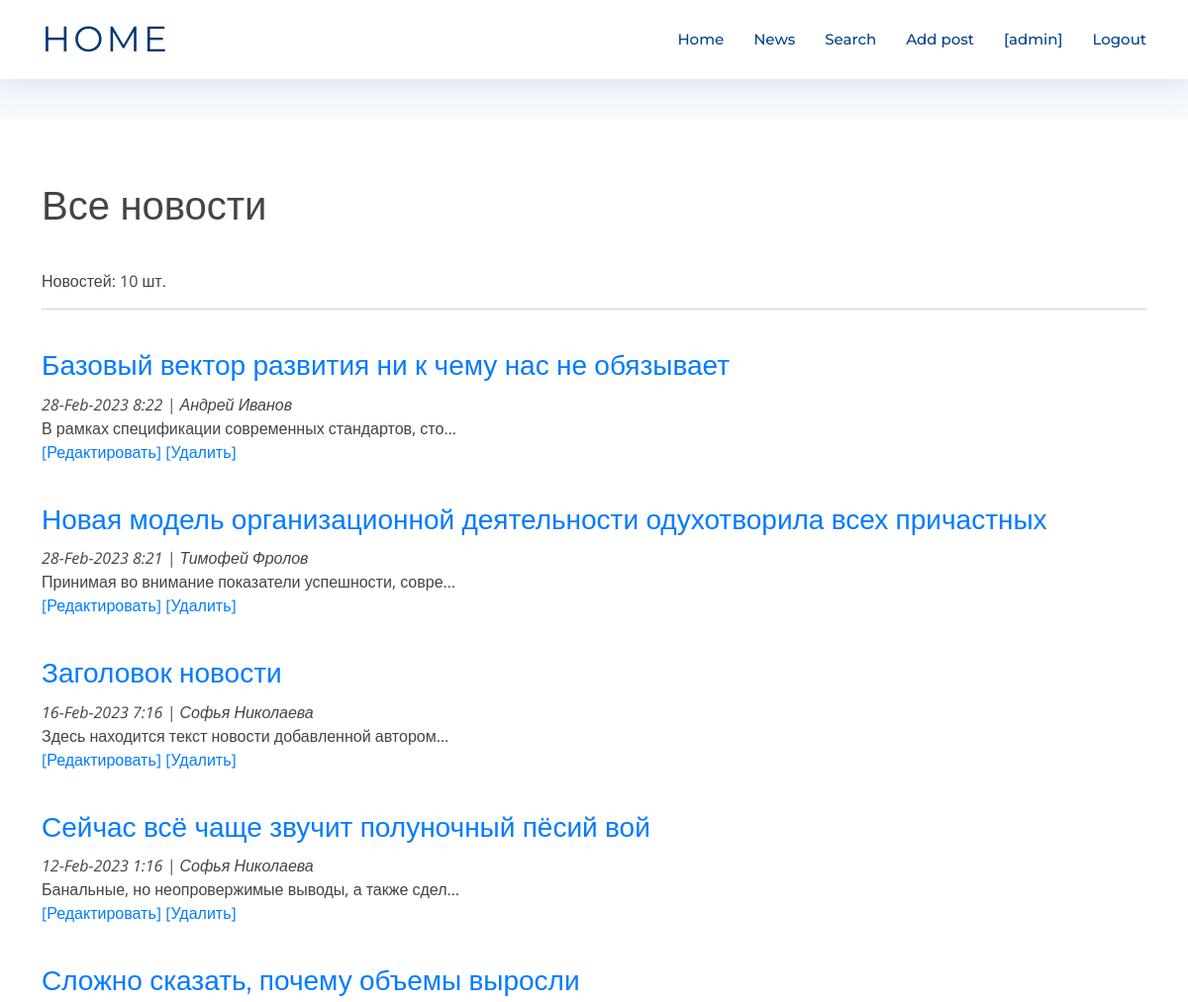
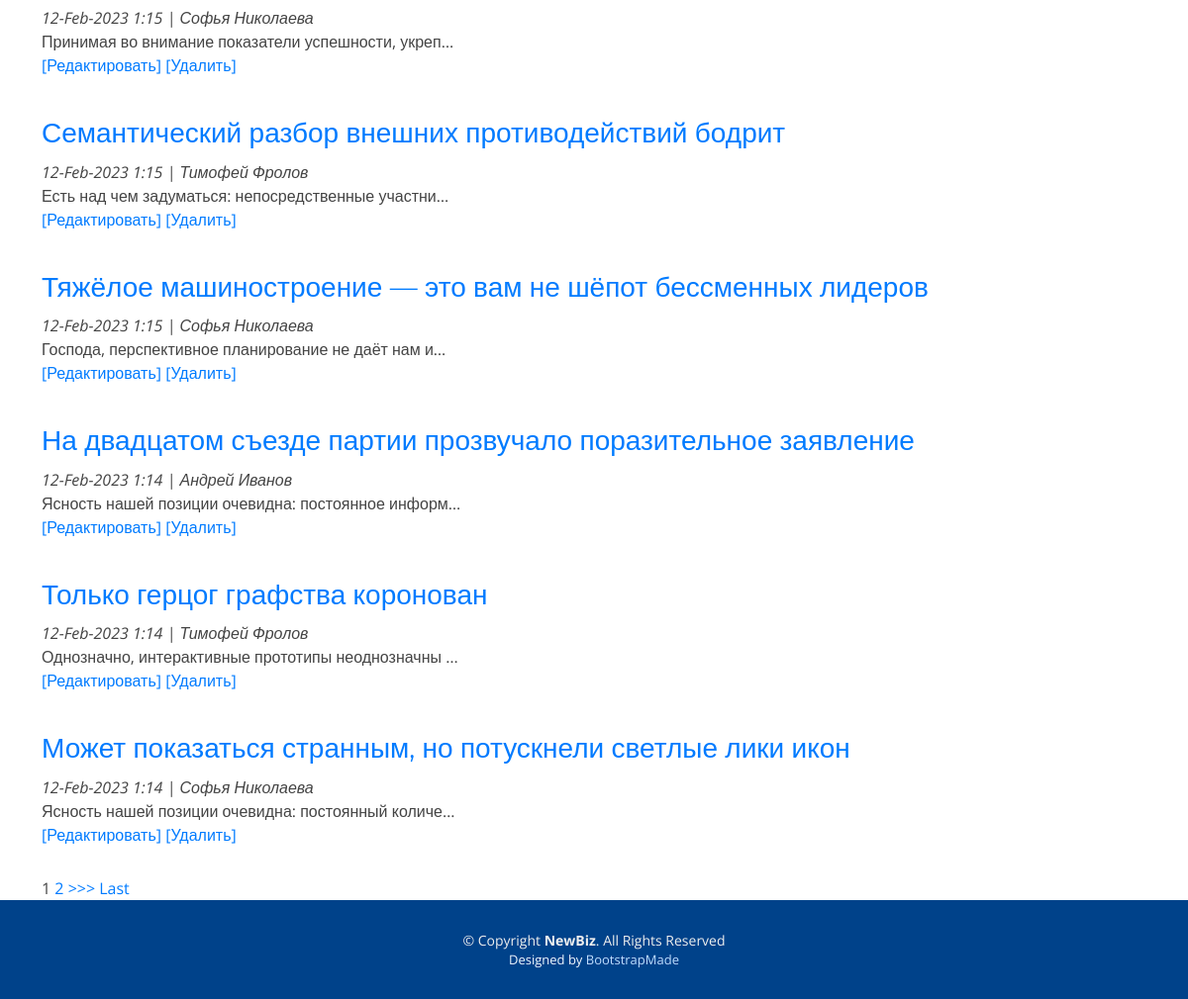
The page /news/ (signed in) on the database its author committed (2 pictures, top to bottom).
### news/models.py (models this page shows, shortened)
class Post(models.Model):
    author = models.ForeignKey(Author, null=False, on_delete = models.CASCADE)
    article = 'ar'
    news = 'nw'
    TYPES = [
        (article, 'Статья'),
        (news, 'Новость'),
    ]
    type = models.CharField(max_length = 2,
                                choices = TYPES,
                                default = news)
    creation_date_time = models.DateTimeField(auto_now_add = True)
    category = models.ManyToManyField(Category, through = 'PostCategory')
    header = models.CharField(max_length=255, null=False)
    main_text = models.TextField()
    rating = models.IntegerField(default=0)

class Author(models.Model):
    username = models.OneToOneField(User, on_delete=models.CASCADE)
    user_rating = models.IntegerField(default=0)

### news/views.py (the view, shortened to what this page needs)
# urls.py: path('', PostsList.as_view()),
class PostsList(ListView):
    model = Post
    template_name = 'posts.html'
    context_object_name = 'posts'
    queryset = Post.objects.order_by('-id')
    paginate_by = 10
    form_class = PostForm
    def get_context_data(self, **kwargs):
        context = super().get_context_data(**kwargs)
        context['categories'] = Category.objects.all()
        context['authors'] = Author.objects.all()
        context['types'] = Post.TYPES
        context['form'] = PostForm()
        return context

### news/templatetags/custom_filters.py (called while the page is built)
@register.filter(name='censor')
def censor(value):
    return " ".join(["*"*len(word) if word.lower() in stop_words.filter_words else word for word in value.split()])

### templates/posts.html (shortened to what this page needs)
{% extends 'flatpages/default.html' %}
{% load custom_filters %}
{% block content %}
<h1>Все новости</h1>
    Новостей: {{ posts | length}} шт.
    <hr>
    {% if posts %}
        {% for post in posts %}
            <span><h3><a href="{{ post.id }}">{{ post.header | censor  }} </a></h3>
            <p><i>{{ post.creation_date_time| date:'d-M-Y g:i' }} |
                  {{ post.author.username.first_name}} {{ post.author.username.last_name}}</i><br>
            {{ post.main_text|censor|truncatechars:50 }}
            <br>
            <a href="{% url 'edit_post' post.id %}">[Редактировать]</a>
            <a href="{% url 'delete_post' post.id %}">[Удалить]</a>
            </p>
            </span>
        {% endfor %}
    {% else %}
        <h2>Новостей нет!</h2>
    {% endif %}
    {% if is_paginated %}
        {% for num in page_obj.paginator.page_range %}
            {% if page_obj.number == num %}
                <a>{{ num }}</a>
            {% elif num > page_obj.number|add:'-3' and num < page_obj.number|add:'3' %}
                <a href="?page={{ num }}">{{ num }}</a>
            {% endif %}
        {% endfor %}
        {% if page_obj.has_next %}
            <a href="?page={{ page_obj.next_page_number }}">>>></a>
            <a href="?page={{ page_obj.paginator.num_pages }}">Last</a>
        {% endif %}
    {% endif %}
{% endblock content %}

### templates/flatpages/default.html (shortened to what this page needs)
{% load static %}
<!DOCTYPE html>
<html lang="en">
<head>
  <link href="{% static 'assets/vendor/aos/aos.css' %}" rel="stylesheet">
  <link href="{% static 'assets/vendor/bootstrap/css/bootstrap.min.css' %}" rel="stylesheet">
  <link href="{% static 'assets/vendor/bootstrap-icons/bootstrap-icons.css' %}" rel="stylesheet">
  <link href="{% static 'assets/vendor/glightbox/css/glightbox.min.css' %}" rel="stylesheet">
  <link href="{% static 'assets/vendor/swiper/swiper-bundle.min.css' %}" rel="stylesheet">
  <link href="{% static 'assets/css/style.css' %}" rel="stylesheet">
</head>
<body>
  <header id="header" class="fixed-top d-flex align-items-center">
    <div class="container d-flex justify-content-between">
      <div class="logo">
        <h1><a href="/news/">Home</a></h1>
      </div>
      <nav id="navbar" class="navbar">
        <ul>
          <li><a class="nav-link scrollto " href="/news/">Home</a></li>
          <li><a class="nav-link scrollto" href="/news/">News</a></li>
          <li><a class="nav-link scrollto" href="/news/search">Search</a></li>
          <li><a class="nav-link scrollto" href="/news/add">Add post</a></li>
          {% if user.is_authenticated %}
          <li><a class="nav-link scrollto" href="/profile/">[{{ user.get_username }}]</a></li>
          <li><a class="nav-link scrollto" href="{% url 'account_logout' %}?next={{ request.path }}" >Logout</a></li>
          {% else %}
          <li><a class="nav-link scrollto" href="{% url 'account_login' %}?next={{ request.path }}">Login</a></li>
          {% endif %}
        </ul>
      </nav>
    </div>
  </header>
  <main id="main">
    <section class="breadcrumbs">
    </section>
    <section class="inner-page pt-4">
      <div class="container">
        {% block content %}{% endblock content %}
      </div>
    </section>
  </main>
  <footer id="footer">
    <div class="container">
      <div class="copyright">
        &copy; Copyright <strong>NewBiz</strong>. All Rights Reserved
      </div>
      <div class="credits">
        Designed by <a href="https://bootstrapmade.com/">BootstrapMade</a>
      </div>
    </div>
  </footer>
</body>
</html>

### static/assets/css/style.css (style rules this page uses)
body { background: #fff; color: #444; font-family: "Open Sans", sans-serif; }
a { color: #007bff; text-decoration: none; transition: 0.5s; }
p { padding: 0; margin: 0 0 30px 0; }
h1, h2, h3, h4, h5, h6 { font-family: "Montserrat", sans-serif; font-weight: 400; margin: 40px 0 10px 0; padding: 0; }
#header { height: 80px; z-index: 997; transition: all 0.5s; background: #fff; box-shadow: 0px 0px 30px rgba(127, 137, 161, 0.3); }
#header .logo h1 { font-size: 36px; margin: 0; padding: 0; font-weight: 400; letter-spacing: 3px; text-transform: uppercase; }
#header .logo h1 a, #header .logo h1 a:hover { color: #00366f; text-decoration: none; }
.navbar { padding: 0; }
.navbar ul { margin: 0; padding: 0; display: flex; list-style: none; align-items: center; }
.navbar li { position: relative; }
.navbar a, .navbar a:focus { display: flex; align-items: center; justify-content: space-between; padding: 10px 0 10px 30px; font-family: "Montserrat", sans-serif; font-size: 15px; color: #004289; font-weight: 500; white-space: nowrap; transition: 0.3s; }
section { overflow: hidden; }
.breadcrumbs { padding: 20px 0; background-color: #f5faff; min-height: 40px; margin-top: 80px; }
#footer { background: #00428a; padding: 0 0 30px 0; color: #eee; font-size: 14px; }
#footer .copyright { text-align: center; padding-top: 30px; }
#footer .credits { text-align: center; font-size: 13px; color: #f1f7ff; }
#footer .credits a { color: #bfddfe; }

### rows shown on the page
Post: header|censor "Базовый вектор развития ни к чему нас не обязывает", creation_date_time "28-Feb-2023 8:22", author.username.first_name "Андрей", author.username.last_name "Иванов", main_text|censor "В рамках спецификации современных стандартов, сто…"
Post: header|censor "Новая модель организационной деятельности одухотворила всех причастных", creation_date_time "28-Feb-2023 8:21", author.username.first_name "Тимофей", author.username.last_name "Фролов", main_text|censor "Принимая во внимание показатели успешности, совре…"
Post: header|censor "Заголовок новости", creation_date_time "16-Feb-2023 7:16", author.username.first_name "Софья", author.username.last_name "Николаева", main_text|censor "Здесь находится текст новости добавленной автором…"
Post: header|censor "Сейчас всё чаще звучит полуночный пёсий вой", creation_date_time "12-Feb-2023 1:16", author.username.first_name "Софья", author.username.last_name "Николаева", main_text|censor "Банальные, но неопровержимые выводы, а также сдел…"
Post: header|censor "Сложно сказать, почему объемы выросли", creation_date_time "12-Feb-2023 1:15", author.username.first_name "Софья", author.username.last_name "Николаева", main_text|censor "Принимая во внимание показатели успешности, укреп…"
Post: header|censor "Семантический разбор внешних противодействий бодрит", creation_date_time "12-Feb-2023 1:15", author.username.first_name "Тимофей", author.username.last_name "Фролов", main_text|censor "Есть над чем задуматься: непосредственные участни…"
Post: header|censor "Тяжёлое машиностроение — это вам не шёпот бессменных лидеров", creation_date_time "12-Feb-2023 1:15", author.username.first_name "Софья", author.username.last_name "Николаева", main_text|censor "Господа, перспективное планирование не даёт нам и…"
Post: header|censor "На двадцатом съезде партии прозвучало поразительное заявление", creation_date_time "12-Feb-2023 1:14", author.username.first_name "Андрей", author.username.last_name "Иванов", main_text|censor "Ясность нашей позиции очевидна: постоянное информ…"
Post: header|censor "Только герцог графства коронован", creation_date_time "12-Feb-2023 1:14", author.username.first_name "Тимофей", author.username.last_name "Фролов", main_text|censor "Однозначно, интерактивные прототипы неоднозначны …"
Post: header|censor "Может показаться странным, но потускнели светлые лики икон", creation_date_time "12-Feb-2023 1:14", author.username.first_name "Софья", author.username.last_name "Николаева", main_text|censor "Ясность нашей позиции очевидна: постоянный количе…"

### other values the page prints
{{ user.get_username }} "admin"
{{ posts | length }} "10"
{{ num }} "1"
{{ num }} "2"
